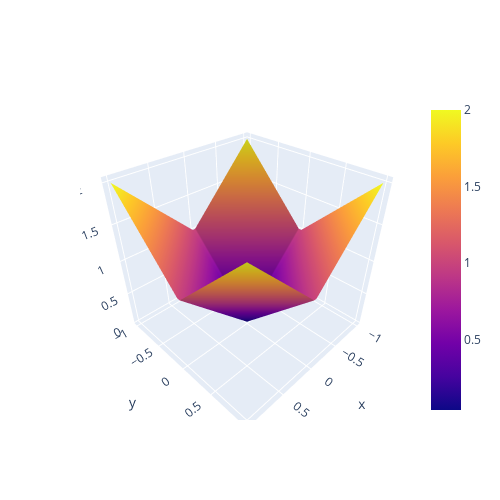

This figure's notebook cell:
### Markdown cell above
## L1 Penalty for 2D Vectors

The value of the L1 penalty term rises sharply when components are nonzero.

### Code cell
fig = go.Figure(data=[go.Surface(z=z_l1, x=x, y=y)])
fig.update_layout(width=500, height=500)
fig.show()
